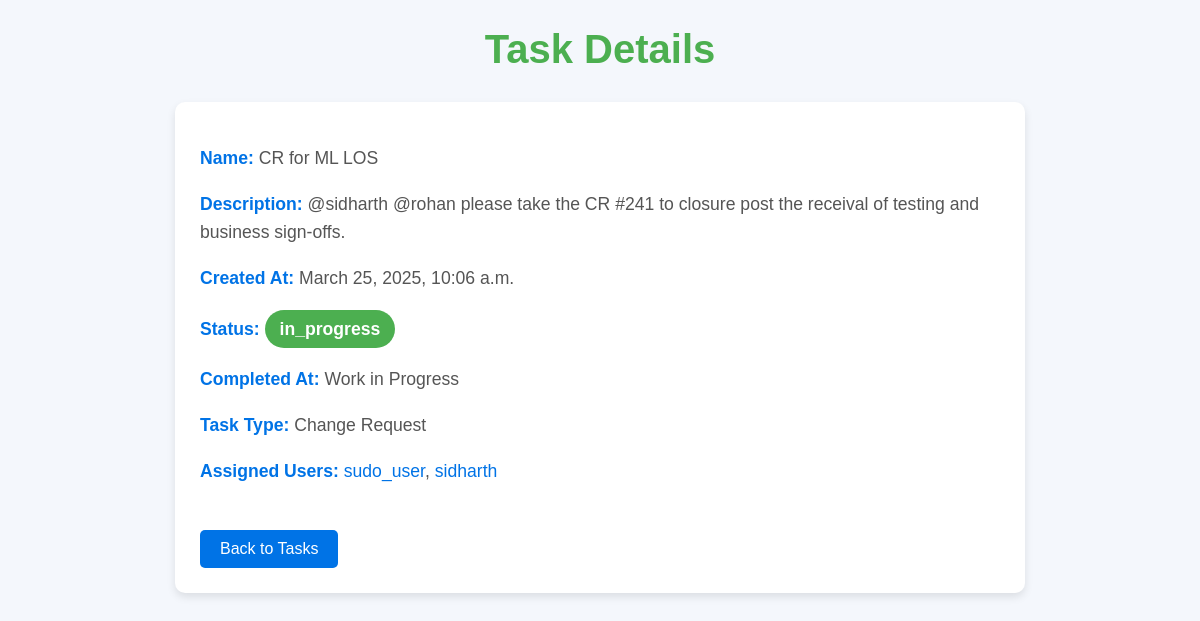
Page /tasks/CR for ML LOS/ on the committed database.
### tasks/models.py (models this page shows, shortened)
class Task(models.Model):
    STATUS_CHOICES = [
        ('pending', 'Pending'),
        ('in_progress', 'In Progress'),
        ('completed', 'Completed')
    ]
    name = models.CharField(max_length=255)
    description = models.TextField()
    created_at = models.DateTimeField(auto_now_add=True)
    task_type = models.CharField(max_length=100, null=True, blank=True)  # Optional
    completed_at = models.DateTimeField(null=True, blank=True)
    status = models.CharField(max_length=20, choices=STATUS_CHOICES, default='pending')
    assigned_users = models.ManyToManyField(CustomUser, related_name="tasks")  # Many users can be assigned

class CustomUser(AbstractUser):
    name = models.CharField(max_length=255, null=True, blank=True)  # Optional name field
    email = models.EmailField(unique=True)  # Enforcing unique email
    mobile = models.CharField(
        max_length=15,
        unique=True,
        validators=[RegexValidator(regex=r'^\d{10,15}$', message="Enter a valid mobile number")]
    )

### tasks/views.py (the view)
# urls.py: path('tasks/<str:task_name>/', task_detail_view, name = 'task-detail'),
def task_detail_view(request, task_name):
    task = get_object_or_404(Task, name = task_name)
    return render(request, 'tasks/task_detail.html', {'task':task})

### tasks/templates/tasks/task_detail.html (shortened to what this page needs)
<!DOCTYPE html>
<html lang="en">
  <head>
  </head>
  <body>
    <h1>Task Details</h1>
    <div class="task-details">
      <p><strong>Name:</strong> {{ task.name }}</p>
      <p><strong>Description:</strong> {{ task.description }}</p>
      <p><strong>Created At:</strong> {{ task.created_at }}</p>
      <p>
        <strong>Status:</strong>
        <span
          class="status {% if task.status == 'Pending' %}pending{% elif task.status == 'In Progress' %}in-progress{% else %}completed{% endif %}"
          >{{ task.status }}</span
        >
      </p>
      <p>
        <strong>Completed At:</strong>
        {% if task.completed_at %} {{ task.completed_at }} {% else %} Work in
        Progress {% endif %}
      </p>
      <p><strong>Task Type:</strong> {{ task.task_type }}</p>
      <p>
        <strong>Assigned Users:</strong>
        {% for user in task.assigned_users.all %}
        <a class="user-link" href="/tasks/user/{{ user.username }}/"
          >{{ user.username }}</a
        >{% if not forloop.last %}, {% endif %} {% empty %} None {% endfor %}
      </p>
      <a class="back-link" href="{% url 'all-tasks' %}">Back to Tasks</a>
    </div>
  </body>
</html>

### tasks/templates/tasks/task_detail.html (style rules this page uses)
body { font-family: Arial, sans-serif; background-color: #f4f7fc; margin: 20px; color: #333; }
h1 { text-align: center; color: #4caf50; font-size: 2.5em; margin-bottom: 30px; }
p { font-size: 1.1em; line-height: 1.6; color: #555; }
strong { color: #0073e6; }
.task-details { background-color: #fff; border-radius: 10px; box-shadow: 0 4px 8px rgba(0, 0, 0, 0.1); padding: 25px; margin: 20px auto; max-width: 800px; }
.task-details p { margin-bottom: 15px; }
.status { font-weight: bold; padding: 5px 15px; border-radius: 20px; display: inline-block; }
.status.completed { background-color: #4caf50; color: white; }
a.back-link { display: inline-block; background-color: #0073e6; color: white; padding: 10px 20px; text-decoration: none; border-radius: 5px; margin-top: 30px; text-align: center; }
a.user-link { color: #0073e6; text-decoration: none; }

### rows in the picture
Task: name "CR for ML LOS", description "@sidharth @rohan please take the CR #241 to closure post the receival of testing and business sign-offs.", created_at "March 25, 2025, 10:06 a.m.", status "in_progress", task_type "Change Request"
CustomUser: username "sudo_user"
CustomUser: username "sidharth"
